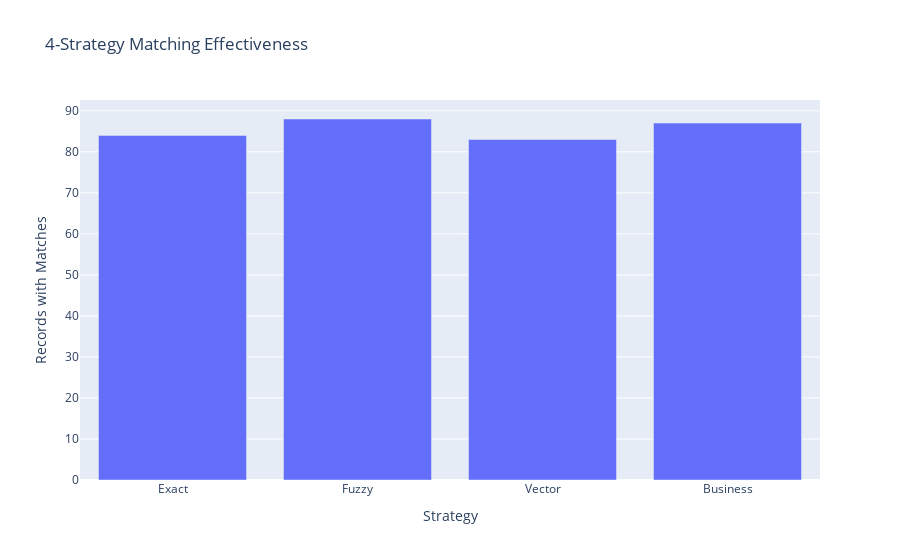

The notebook cell this image was saved under:
### Code cell
# Strategy effectiveness analysis
print("🎯 4-Strategy Effectiveness Analysis:")

strategy_stats = pd.DataFrame({
    'Strategy': ['Exact', 'Fuzzy', 'Vector', 'Business'],
    'Records_with_Matches': [
        (transactions_df['exact_matches'] > 0).sum(),
        (transactions_df['fuzzy_matches'] > 0).sum(),
        (transactions_df['vector_matches'] > 0).sum(),
        (transactions_df['business_matches'] > 0).sum()
    ],
    'Average_Score': [
        transactions_df['exact_score'].mean(),
        transactions_df['fuzzy_score'].mean(),
        transactions_df['vector_score'].mean(),
        transactions_df['business_score'].mean()
    ]
})

display(strategy_stats)

# Strategy effectiveness chart
fig = px.bar(
    strategy_stats,
    x='Strategy',
    y='Records_with_Matches',
    title='4-Strategy Matching Effectiveness',
    labels={'Records_with_Matches': 'Records with Matches'}
)
fig.show()

print("✅ Strategy analysis complete!")

### Figure 1 — Plotly figure (JSON) as saved in the notebook; plotly's stock layout.template omitted (floating-point values rounded to 4 significant figures)
{"data": [{"hovertemplate": "Strategy=%{x}<br>Records with Matches=%{y}<extra></extra>", "legendgroup": "", "marker": {"color": "#636efa", "pattern": {"shape": ""}}, "name": "", "orientation": "v", "showlegend": false, "textposition": "auto", "type": "bar", "x": ["Exact", "Fuzzy", "Vector", "Business"], "xaxis": "x", "y": [84, 88, 83, 87], "yaxis": "y"}], "layout": {"barmode": "relative", "legend": {"tracegroupgap": 0}, "title": {"text": "4-Strategy Matching Effectiveness"}, "xaxis": {"anchor": "y", "domain": [0, 1], "title": {"text": "Strategy"}}, "yaxis": {"anchor": "x", "domain": [0, 1], "title": {"text": "Records with Matches"}}}}
